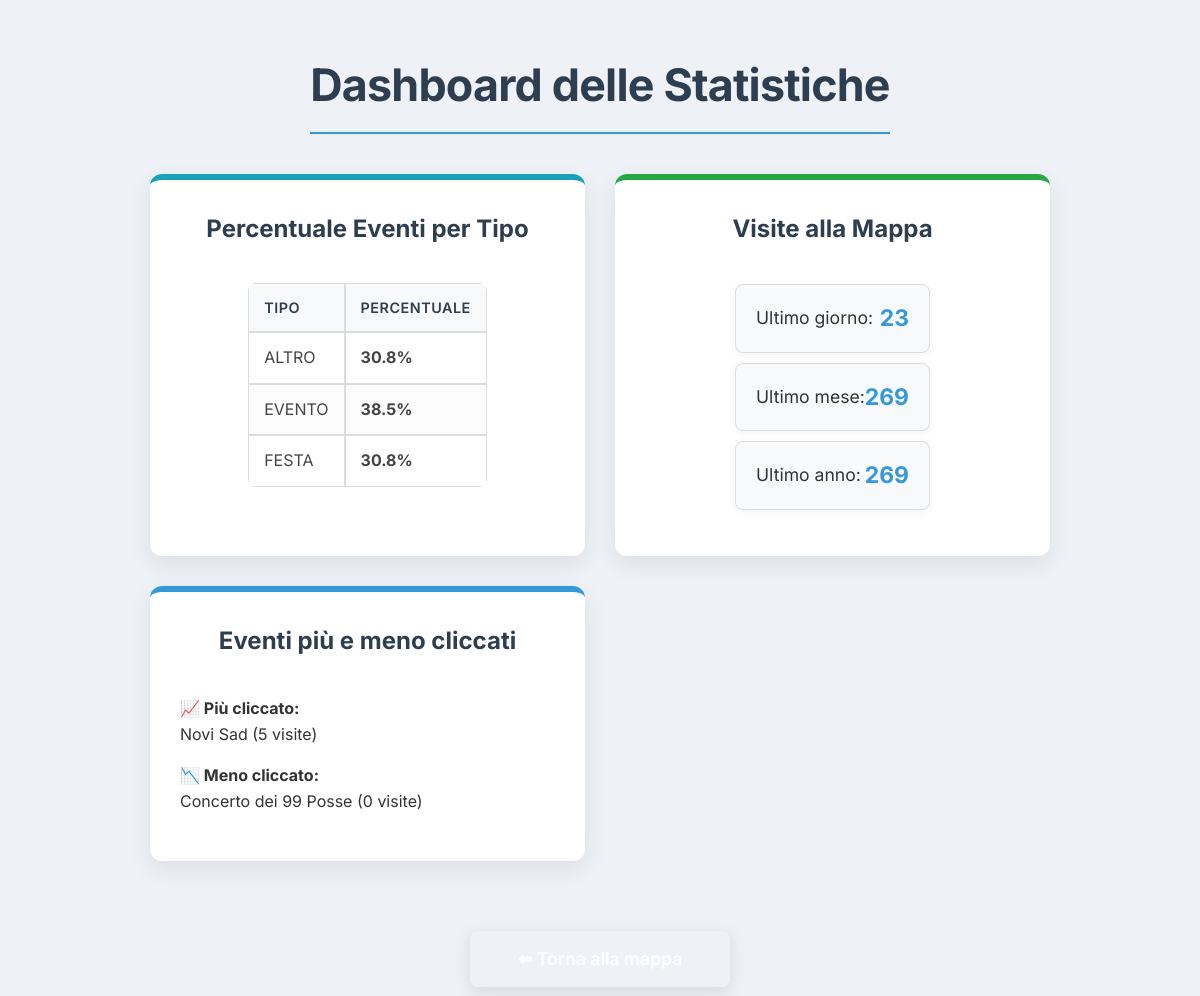
/statistiche/ (signed in), run on the app's committed database.
### mappe/models.py (models this page shows, shortened)
class Evento(models.Model):
    TIPO_EVENTO = [
        ('FESTA', 'Festa'),
        ('EVENTO', 'Evento'),
        ('ALTRO', 'Altro'),
    ]
    titolo = models.CharField(max_length=100)
    descrizione = models.TextField()
    luogo = models.CharField(max_length=100)
    data = models.DateField()
    ora = models.TimeField()
    tipo = models.CharField(max_length=10, choices=TIPO_EVENTO)
    latitudine = models.FloatField(default=0.0, help_text="Latitudine in gradi decimali")
    longitudine = models.FloatField(default=0.0, help_text="Longitudine in gradi decimali")
    immagine = models.ImageField(upload_to='eventi/', null=True, blank=True, help_text="Immagine dell'evento")
    prenotabile = models.BooleanField(default=False, help_text="L'evento è prenotabile?")
    contatto = models.CharField(
        max_length=100,
        blank=True,
        help_text="Numero di telefono o email per la prenotazione"
    )

### mappe/views.py (the view)
# urls.py: path('statistiche/', views.statistiche, name='statistiche'),
@staff_member_required
def statistiche(request):
    eventi = Evento.objects.all()
    totale = eventi.count()
    percentuali = eventi.values('tipo').annotate(count=Count('id'))
    stats_eventi = {
        e['tipo']: round(e['count'] / totale * 100, 1) if totale > 0 else 0
        for e in percentuali
    }
    oggi = timezone.now() - timedelta(days=1)
    mese = timezone.now() - timedelta(days=30)
    anno = timezone.now() - timedelta(days=365)
    visite_oggi = Visita.objects.filter(timestamp__gte=oggi).count()
    visite_mese = Visita.objects.filter(timestamp__gte=mese).count()
    visite_anno = Visita.objects.filter(timestamp__gte=anno).count()
    eventi_visite = Evento.objects.annotate(visite_count=Count('visita')).order_by('-visite_count')
    evento_piu_cliccato = eventi_visite.first()
    evento_meno_cliccato = eventi_visite.last()
    context = {
        'stats_eventi': stats_eventi,
        'visite_oggi': visite_oggi,
        'visite_mese': visite_mese,
        'visite_anno': visite_anno,
        'evento_piu_cliccato': evento_piu_cliccato,
        'evento_meno_cliccato': evento_meno_cliccato,
    }
    return render(request, 'mappe/statistiche.html', context)

### mappe/templates/mappe/statistiche.html (shortened to what this page needs)
<!DOCTYPE html>
<html lang="it">
<head>
</head>
<body>
    <h1>Dashboard delle Statistiche</h1>
    <div class="dashboard-container">
        <div class="card event-type-stats">
            <h3>Percentuale Eventi per Tipo</h3>
            <div class="table-card">
                <table>
                    <thead>
                        <tr><th>Tipo</th><th>Percentuale</th></tr>
                    </thead>
                    <tbody>
                        {% for tipo, perc in stats_eventi.items %}
                        <tr><td>{{ tipo }}</td><td><strong>{{ perc }}%</strong></td></tr>
                        {% endfor %}
                    </tbody>
                </table>
            </div>
        </div>
        <div class="card map-visits-stats">
            <h3>Visite alla Mappa</h3>
            <div class="visits-card">
                <ul>
                    <li>Ultimo giorno: <strong>{{ visite_oggi }}</strong></li>
                    <li>Ultimo mese: <strong>{{ visite_mese }}</strong></li>
                    <li>Ultimo anno: <strong>{{ visite_anno }}</strong></li>
                </ul>
            </div>
        </div>
<div class="card">
    <h3>Eventi più e meno cliccati</h3>
    <div style="text-align:left; width:100%;">
        <p><strong>📈 Più cliccato:</strong><br>
            {% if evento_piu_cliccato %}
                {{ evento_piu_cliccato.titolo }} ({{ evento_piu_cliccato.visite_count }} visite)
            {% else %}
                Nessun dato disponibile
            {% endif %}
        </p>
        <p><strong>📉 Meno cliccato:</strong><br>
            {% if evento_meno_cliccato %}
                {{ evento_meno_cliccato.titolo }} ({{ evento_meno_cliccato.visite_count }} visite)
            {% else %}
                Nessun dato disponibile
            {% endif %}
        </p>
    </div>
</div>
    </div>
    <a href="{% url 'mappa_modena' %}" class="back-to-map-button">⬅ Torna alla mappa</a>
</body>
</html>

### mappe/templates/mappe/statistiche.html (style rules this page uses)
:root { --primary-blue: #3498db; --dark-blue: #2c3e50; --light-grey-bg: #eef2f7; --medium-grey-text: #666; --card-bg: #ffffff; --border-light: #dcdcdc; --shadow-light: rgba(0,0,0,0.08); --shadow-medium: rgba(0,0,0,0.15); --success-green: #28a745; --info-blue: #17a2b8; --warning-orange: #ffc107; }
body { font-family: 'Inter', sans-serif; margin: 0; padding: 20px; background-color: var(--light-grey-bg); color: #333; line-height: 1.6; display: flex; flex-direction: column; align-items: center; min-height: 100vh; }
h1 { color: var(--dark-blue); text-align: center; margin-bottom: 40px; font-size: 2.8em; font-weight: 700; letter-spacing: -0.8px; padding-bottom: 10px; border-bottom: 2px solid var(--primary-blue); width: fit-content; margin-left: auto; margin-right: auto; }
.dashboard-container { display: grid; grid-template-columns: 1fr; gap: 30px; max-width: 900px; width: 100%; margin-bottom: 40px; }
@media (min-width: 768px) { .dashboard-container { grid-template-columns: repeat(auto-fit, minmax(300px, 1fr)); } }
.card { background-color: var(--card-bg); border-radius: 12px; box-shadow: 0 8px 25px var(--shadow-light); padding: 30px; border-top: 6px solid var(--primary-blue); display: flex; flex-direction: column; align-items: center; text-align: center; }
.card h3 { color: var(--dark-blue); font-size: 1.5em; margin-top: 0; margin-bottom: 20px; font-weight: 700; }
.table-card table { width: 100%; border-collapse: separate; border-spacing: 0; margin-top: 15px; border-radius: 8px; overflow: hidden; }
.table-card th, .table-card td { border: 1px solid var(--border-light); padding: 12px 15px; text-align: left; font-size: 1em; color: #444; }
.table-card th { background-color: #f8f9fa; color: var(--dark-blue); font-weight: 600; text-transform: uppercase; font-size: 0.9em; letter-spacing: 0.5px; }
.table-card tr:nth-child(even) { background-color: #fcfcfc; }
.visits-card ul { list-style: none; padding: 0; width: 100%; }
.visits-card li { background-color: #f8f9fa; margin-bottom: 10px; padding: 15px 20px; border-radius: 8px; display: flex; justify-content: space-between; align-items: center; font-size: 1.1em; border: 1px solid var(--border-light); box-shadow: 0 2px 8px rgba(0,0,0,0.05); }
.visits-card li:last-child { margin-bottom: 0; }
.visits-card li strong { color: var(--primary-blue); font-size: 1.3em; font-weight: 700; }
.back-to-map-button { display: inline-flex; align-items: center; justify-content: center; padding: 14px 30px; background-color: var(--medium-grey); color: white; text-decoration: none; border-radius: 8px; font-size: 1.1em; font-weight: 600; transition: all 0.3s ease; box-shadow: 0 4px 15px rgba(108, 117, 125, 0.2); min-width: 200px; margin-top: 30px; }
.card.event-type-stats { border-top-color: var(--info-blue); }
.card.map-visits-stats { border-top-color: var(--success-green); }
.visits-card li strong { animation: fadeIn 0.8s ease-out; }

### data on the page
Evento: titolo "Novi Sad", visite_count "5"
Evento: titolo "Concerto dei 99 Posse", visite_count "0"

### other printed values
{{ tipo }} "ALTRO" "EVENTO" "FESTA"
{{ perc }} "30.8" "38.5" "30.8"
{{ visite_oggi }} "23"
{{ visite_mese }} "269"
{{ visite_anno }} "269"
